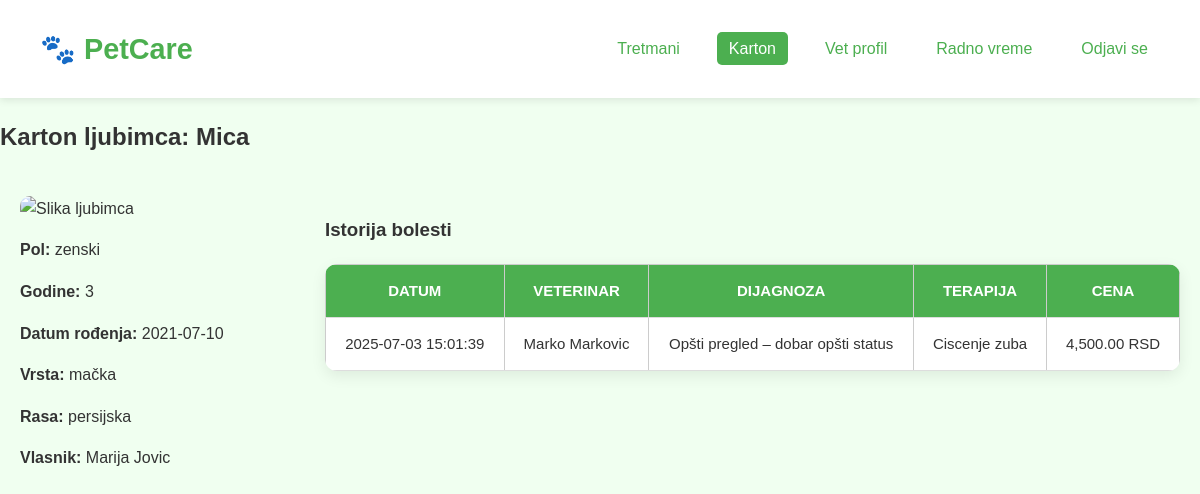
The page /vet_medical_record.php?pet_id=2 (signed in) on the database its author committed.
### tables this page shows
CREATE TABLE `pets` (
  `id` int(10) UNSIGNED NOT NULL,
  `name` varchar(100) NOT NULL,
  `age` int(11) DEFAULT NULL,
  `birth_date` date DEFAULT NULL,
  `gender` enum('muski','zenski','nepoznat') DEFAULT 'nepoznat',
  `type_id` int(10) UNSIGNED DEFAULT NULL,
  `breed_id` int(10) UNSIGNED DEFAULT NULL,
  `owner_id` int(10) UNSIGNED DEFAULT NULL,
  `photo` varchar(255) DEFAULT NULL
);

CREATE TABLE `pet_types` (
  `id` int(10) UNSIGNED NOT NULL,
  `name` varchar(100) NOT NULL
);

CREATE TABLE `pet_breeds` (
  `id` int(10) UNSIGNED NOT NULL,
  `type_id` int(10) UNSIGNED NOT NULL,
  `name` varchar(100) NOT NULL
);

CREATE TABLE `users` (
  `id` int(10) UNSIGNED NOT NULL,
  `first_name` varchar(100) NOT NULL,
  `last_name` varchar(100) NOT NULL,
  `email` varchar(255) NOT NULL,
  `password` varchar(255) NOT NULL,
  `phone_number` varchar(20) DEFAULT NULL,
  `address` text DEFAULT NULL,
  `active` tinyint(1) DEFAULT 1,
  `negative_points` int(10) UNSIGNED DEFAULT 0,
  `role_id` int(10) UNSIGNED DEFAULT NULL,
  `is_active` tinyint(1) DEFAULT 0,
  `activation_token` varchar(64) DEFAULT NULL
);

CREATE TABLE `medical_records` (
  `id` int(10) UNSIGNED NOT NULL,
  `appointment_id` int(10) UNSIGNED NOT NULL,
  `veterinarian_id` int(10) UNSIGNED NOT NULL,
  `pet_id` int(10) UNSIGNED NOT NULL,
  `diagnosis` text DEFAULT NULL,
  `treatment` text DEFAULT NULL,
  `price` decimal(10,2) NOT NULL CHECK (`price` >= 0),
  `created_at` datetime DEFAULT current_timestamp()
);

### functions.php (called while the page is built, shortened)
<?php
function get_pet_full_info(PDO $pdo, int $pet_id): ?array {
    $sql = "SELECT
                p.*,
                pt.name AS type_name,
                pb.name AS breed_name,
                po.id AS owner_id,
                u.first_name AS owner_first_name,
                u.last_name AS owner_last_name
            FROM pets p
            LEFT JOIN pet_types pt ON p.type_id = pt.id
            LEFT JOIN pet_breeds pb ON p.breed_id = pb.id
            LEFT JOIN pet_owners po ON p.owner_id = po.id
            LEFT JOIN users u ON po.user_id = u.id
            WHERE p.id = :pet_id
            LIMIT 1";
    $stmt = $pdo->prepare($sql);
    $stmt->execute(['pet_id' => $pet_id]);
    $pet = $stmt->fetch(PDO::FETCH_ASSOC);
    return $pet ?: null;
}
function get_medical_history_for_vet(PDO $pdo, int $pet_id, int $vet_id): array {
    $stmt = $pdo->prepare("
        SELECT mr.id, mr.diagnosis, mr.treatment, mr.price, mr.created_at,
               CONCAT(u.first_name, ' ', u.last_name) AS vet_name,
               mr.veterinarian_id AS vet_id
        FROM medical_records mr
        JOIN veterinarians v ON mr.veterinarian_id = v.id
        JOIN users u ON v.user_id = u.id
        WHERE mr.pet_id = ?
        ORDER BY mr.created_at DESC
    ");
    $stmt->execute([$pet_id]);
    return $stmt->fetchAll(PDO::FETCH_ASSOC);
}

### vet_medical_record.php (the view, shortened to what this page needs)
<?php
require_once 'functions.php';
$pet_id = (int)$_GET['pet_id'];
$vet_id = $_SESSION['vet_id'];
$pet = get_pet_full_info($pdo, $pet_id);
$records = get_medical_history_for_vet($pdo, $pet_id, $vet_id);
$defaultPhoto = 'images/default.jpg';
$imgSrc = $defaultPhoto;
?>
<!DOCTYPE html>
<html lang="sr">
<head>
    <link rel="stylesheet" href="css/css.css" />
</head>
<body>
<header>
    <div class="logo">🐾 PetCare</div>
    <nav>
        <ul>
            <li><a href="vet_treatments_info.php">Tretmani</a></li>
            <li><a href="vet_electronic_card.php" class="active">Karton</a></li>
            <li><a href="vet_profile.php">Vet profil</a></li>
            <li><a href="vet_schedule.php">Radno vreme</a></li>
            <li><a href="logout.php">Odjavi se</a></li>
        </ul>
    </nav>
</header>
<h2>Karton ljubimca: <?= htmlspecialchars($pet['name']) ?></h2>
<div class="container">
    <div class="left">
        <img src="<?= htmlspecialchars($imgSrc) ?>" alt="Slika ljubimca" />
        <p><strong>Pol:</strong> <?= htmlspecialchars($pet['gender']) ?></p>
        <p><strong>Godine:</strong> <?= htmlspecialchars($pet['age']) ?></p>
        <p><strong>Datum rođenja:</strong> <?= htmlspecialchars($pet['birth_date']) ?></p>
        <p><strong>Vrsta:</strong> <?= htmlspecialchars($pet['type_name']) ?></p>
        <p><strong>Rasa:</strong> <?= htmlspecialchars($pet['breed_name']) ?></p>
        <p><strong>Vlasnik:</strong> <?= htmlspecialchars($pet['owner_first_name'] . ' ' . $pet['owner_last_name']) ?></p>
    </div>
    <div class="right">
        <h3>Istorija bolesti</h3>
        <?php if ($records): ?>
            <table>
                <thead>
                <tr>
                    <th>Datum</th>
                    <th>Veterinar</th>
                    <th>Dijagnoza</th>
                    <th>Terapija</th>
                    <th>Cena</th>
                </tr>
                </thead>
                <tbody>
                <?php foreach ($records as $r): ?>
                    <tr>
                        <td><?= htmlspecialchars($r['created_at']) ?></td>
                        <td><?= htmlspecialchars($r['vet_name']) ?></td>
                        <td><?= htmlspecialchars($r['diagnosis']) ?></td>
                        <td><?= htmlspecialchars($r['treatment']) ?></td>
                        <td><?= number_format($r['price'], 2) ?> RSD</td>
                    </tr>
                <?php endforeach; ?>
                </tbody>
            </table>
        <?php else: ?>
            <p>Još nema beleški za ovog ljubimca.</p>
        <?php endif; ?>
    </div>
</div>
</body>
</html>

### css/css.css (style rules this page uses)
html, body { height: 100%; margin: 0; padding: 0; box-sizing: border-box; font-family: 'Segoe UI', sans-serif; }
body { display: flex; flex-direction: column; min-height: 100vh; background-color: #eaffea; color: #333; line-height: 1.6; }
a { text-decoration: none; color: #4caf50; }
header { background-color: #ffffff; padding: 20px 40px; display: flex; justify-content: space-between; align-items: center; box-shadow: 0 2px 8px rgba(0,0,0,0.1); position: sticky; top: 0; z-index: 999; }
.logo { font-size: 1.8rem; font-weight: bold; color: #4caf50; }
nav ul { list-style: none; display: flex; gap: 25px; }
nav ul li a { padding: 8px 12px; border-radius: 5px; transition: background 0.3s ease; }
nav ul li a:hover, nav ul li a.active { background-color: #4caf50; color: white; }
body { margin: 0; padding: 0; font-family: sans-serif; background: #f0fff0; }
table { width: 100%; border-collapse: collapse; border-radius: 12px; overflow: hidden; box-shadow: 0 5px 15px rgba(0, 0, 0, 0.08); background-color: white; margin-top: 20px; }
table th, table td { padding: 14px 18px; text-align: center; border-bottom: 1px solid #ddd; font-size: 15px; }
table th { background-color: #4caf50; color: white; font-weight: 600; text-transform: uppercase; }

### vet_medical_record.php (style rules this page uses)
.container { display: flex; gap: 20px; padding: 20px; }
.left { width: 25%; }
.left img { width: 100%; border-radius: 10px; }
.right { width: 75%; }
table { width: 100%; border-collapse: collapse; margin-top: 20px; }
th, td { border: 1px solid #ccc; padding: 8px; text-align: left; }

### rows shown on the page
pets: name "Mica", gender "zenski", age "3", birth_date "2021-07-10", type.name "mačka", breed.name "persijska", users.first_name+last_name "Marija Jovic"
medical_records: created_at "2025-07-03 15:01:39", vet_name "Marko Markovic", diagnosis "Opšti pregled – dobar opšti status", treatment "Ciscenje zuba", price "4,500.00"
